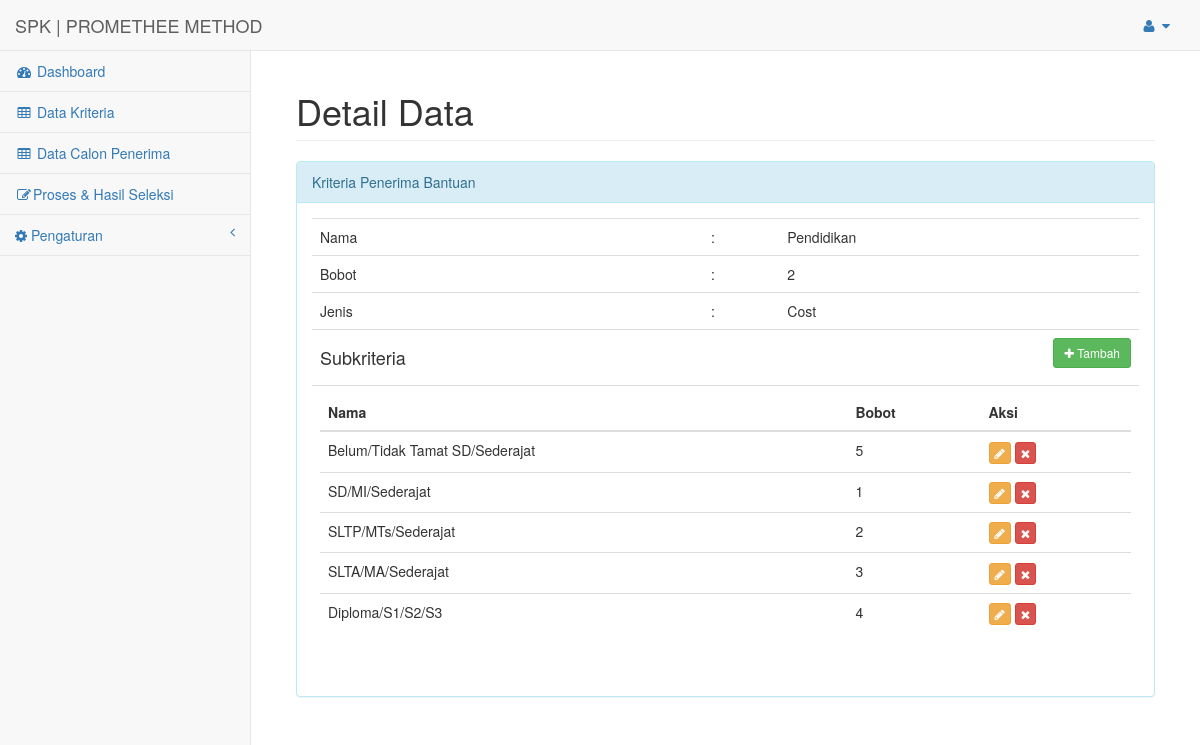
The app's page /index.php?url=data_kriteria_lihat&id=5 (signed in) with its own data.
### tables this page shows
CREATE TABLE `subkriteria` (
  `id` int(11) NOT NULL,
  `kriteria_id` int(11) DEFAULT '0',
  `nama` varchar(50) DEFAULT '0',
  `bobot` double DEFAULT '0'
);

CREATE TABLE `kriteria` (
  `id` int(11) NOT NULL,
  `nama` varchar(255) NOT NULL,
  `bobot` double NOT NULL,
  `jenis` varchar(50) NOT NULL
);

### config/routes.php (called while the page is built, shortened)
<?php
$include = [];
if(isset($_GET['url'])){
	switch ($_GET['url']) {
		case 'data_kriteria_lihat':
			$include[] = 'halaman/kriteria/lihat.php';
			break;
	}
}else{
	$include[] = 'halaman/dashboard.php';
}
?>

### config/kriteria/load_detail.php (called while the page is built)
<?php
include 'config/koneksi.php';
$id = $_GET['id'];
$hasil = mysqli_query($koneksi, "SELECT kriteria.id, subkriteria.id as subkriteria_id, kriteria.nama, kriteria.bobot, kriteria.jenis, subkriteria.nama as nama_subkriteria , subkriteria.bobot as bobot_subkriteria FROM kriteria left join subkriteria on (kriteria.id=subkriteria.kriteria_id) where kriteria.id='$id'");
while ($data = mysqli_fetch_assoc($hasil)) {
	$data_kriteria[] = $data;
}
 ?>

### halaman/kriteria/lihat.php (the view)
<div id="page-wrapper">
    <div class="container-fluid">
        <div class="row">
            <div class="col-lg-12">
                <h1 class="page-header">Detail Data</h1>
            </div>
        </div>
        <div class="row">
        	<div class="col-lg-12">
        		<div class="panel panel-info">
        			<div class="panel-heading">
        				Kriteria Penerima Bantuan
        			</div>
        			<div class="panel-body">
        				<table class="table">
                            <tr>
                                <td>Nama</td>
                                <td>:</td>
                                <td><?php echo $data_kriteria[0]['nama']; ?></td>
                            </tr>
                            <tr>
                                <td>Bobot</td>
                                <td>:</td>
                                <td><?php echo $data_kriteria[0]['bobot']; ?></td>
                            </tr>
                            <tr>
                                <td>Jenis</td>
                                <td>:</td>
                                <td><?php echo $data_kriteria[0]['jenis']; ?></td>
                            </tr>
                            <tr>
                                <td>
                                    <h4>Subkriteria</h4>
                                </td>
                                <td></td>
                                <td>
                                    <?php if ($_SESSION['level']=='superadmin'): ?>
                                   <a href="index.php?url=data_subkriteria_tambah&id=<?php echo $data_kriteria[0]['id'] ?>" class="btn btn-sm btn-success" style="float: right;">
                                        <i class="fa fa-plus"></i> Tambah
                                    </a>
                                    <?php endif ?>
                                </td>
                            </tr>
                            <tr>
                                <td colspan="3">
                                    <table class="table">
                                        <thead>
                                            <tr>
                                                <th>Nama</th>
                                                <th>Bobot</th>
                                                <th>Aksi</th>
                                            </tr>
                                        </thead>
                                        <tbody>
                                            <?php foreach ($data_kriteria as $sub): ?>
                                                <?php if ($sub['subkriteria_id'] != ""): ?>
                                                    <tr>
                                                        <td><?php echo $sub['nama_subkriteria']; ?></td>
                                                        <td><?php echo $sub['bobot_subkriteria']; ?></td>
                                                        <td>
                                                            <?php if ($_SESSION['level']=='superadmin'): ?>
                                                            <a href="index.php?url=data_subkriteria_ubah&id=<?php echo $sub['subkriteria_id'] ?>&kriteria_id=<?php echo $data_kriteria[0]['id']?>" class="btn btn-xs btn-warning" title="Ubah">
                                                                <i class="fa fa-pencil"></i>
                                                            </a>
                                                            <a href="config/subkriteria/proses_hapus.php?&id=<?php echo $sub['subkriteria_id'] ?>&kriteria_id=<?php echo $data_kriteria[0]['id']?>" class="btn btn-xs btn-danger" title="Hapus" onclick="return confirm('Apakah anda yakin ingin menghapus?')" >
                                                                <i class="fa fa-remove"></i>
                                                            </a>
                                                            <?php endif ?>
                                                        </td>
                                                    </tr>
                                                <?php endif ?>
                                            <?php endforeach ?>
                                        </tbody>
                                    </table>
                                </td>
                            </tr>
                        </table>
        			</div>
        		</div>
        	</div>
        </div>
    </div>
</div>

### index.php (shortened to what this page needs)
<?php
include 'config/routes.php';
 include 'halaman/header.php';
foreach ($req as $key => $value) {
	require_once $value;
}
foreach ($include as $key => $value) {
	require_once $value;
}
include 'halaman/footer.php';
?>

### records on screen
subkriteria: kriteria.nama "Pendidikan", kriteria.bobot "2", kriteria.jenis "Cost", nama "Belum/Tidak Tamat SD/Sederajat", bobot "5"
subkriteria: nama "SD/MI/Sederajat", bobot "1"
subkriteria: nama "SLTP/MTs/Sederajat", bobot "2"
subkriteria: nama "SLTA/MA/Sederajat", bobot "3"
subkriteria: nama "Diploma/S1/S2/S3", bobot "4"
